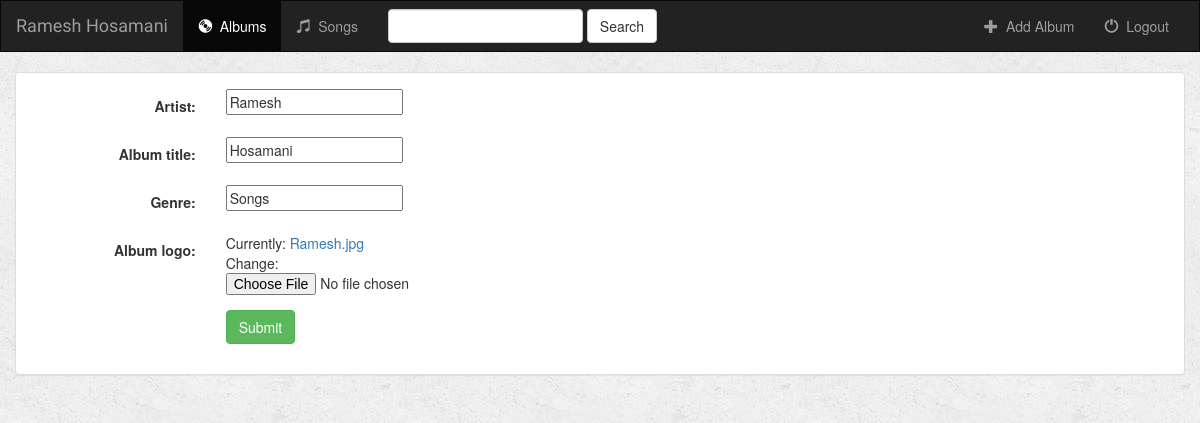
Page /music/album/9/ on the committed database.
### music/models.py (models this page shows, shortened)
class Album(models.Model):
    artist = models.CharField(max_length=250)
    album_title = models.CharField(max_length=500)
    genre = models.CharField(max_length=100)
    album_logo = models.FileField()

### music/views.py (the view)
# urls.py: url(r'^album/(?P<pk>[0-9]+)/$', views.AlbumUpdate.as_view(), name='Update-album'),
class AlbumUpdate(UpdateView):
    model = Album
    fields = ['artist', 'album_title', 'genre', 'album_logo']

### music/templates/music/album_form.html (shortened to what this page needs)
{% extends 'music/base.html' %}
{% block body %}
<div class="container-fluid">
    <div class="row">
        <div class="col-sm-12 com-md-7">
            <div class="panel panel-default">
                <div class="panel-body">
                    <form class="form-horizontal" action="" method="post" enctype="multipart/form-data">
                        {% include 'music/form-template.html' %}
                        <div class="form-group">
                            <div class="col-sm-offset-2 col-sm-10">
                                <button type="submit" class="btn btn-success">Submit</button>
                            </div>
                        </div>
                    </form>
                </div>
            </div>
        </div>
    </div>
</div>
{% endblock %}

### music/templates/music/form-template.html (shortened to what this page needs)
{% for field in form %}
    <div class="form-group">
        <div class="col-sm-offset-2 col-sm-10">
        </div>
        <label class="control-label col-sm-2">{{ field.label_tag }}</label>
        <div class="col-sm-10">{{ field }}</div>
    </div>
{% endfor %}

### music/static/music/style.css (style rules this page uses)
body { background: white url("images/background.png"); }

### rows in the picture
Album: form "Ramesh" "Hosamani" "Songs"

### other values in the picture
{{ field.label_tag }} "Artist:" "Album title:" "Genre:" "Album logo:"
